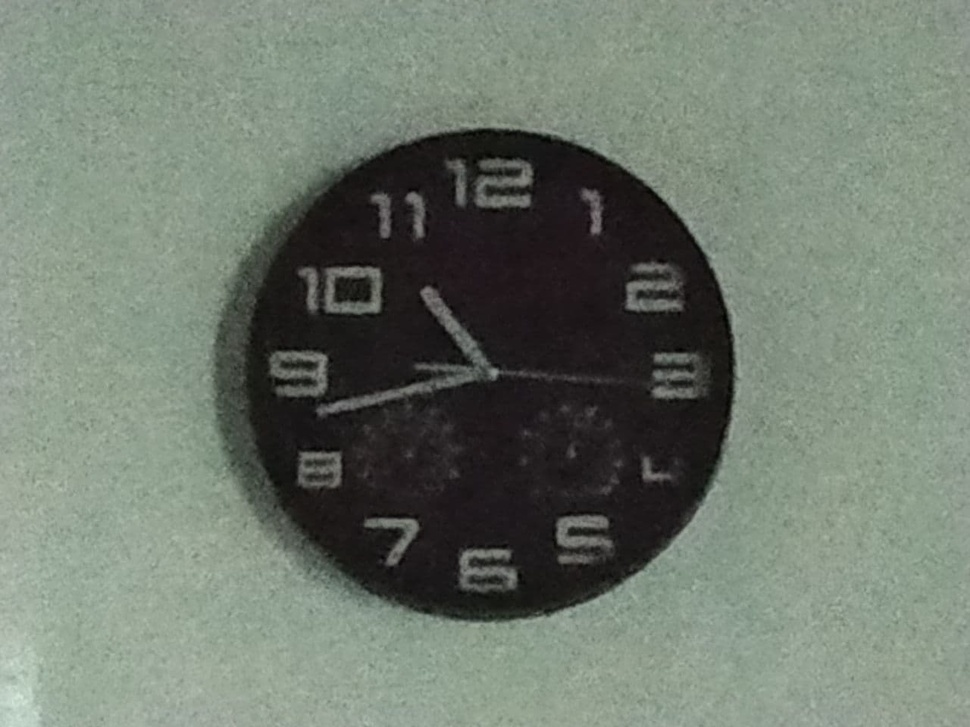
#> input picture clock.jpg, 970 x 727 px, shrunk from 1280 x 960 before the run
$ jupyter execute lw1_fft_filters_basics.ipynb
#> lines starting #> are read from the running program, lines starting #| are printed output that depends on the picture
### gaussian_low_pass.py
import math

import numpy as np


def distance(point1, point2):
    return math.sqrt(
        (point1[0] - point2[0]) ** 2 + (point1[1] - point2[1]) ** 2
    )


def gaussian_low_pass(D0, imgShape):
    base = np.zeros(imgShape[:2])
    rows, cols = imgShape[:2]
    center = (rows / 2, cols / 2)
    for x in range(cols):
        for y in range(rows):
            base[y, x] = math.exp(
                ((-distance((y, x), center) ** 2) / (2 * (D0 ** 2)))
            )
    return base

### lw1_fft_filters_basics.ipynb
[cell 1]
import cv2
import numpy as np
import matplotlib.pyplot as plt

from gaussian_low_pass import gaussian_low_pass

[cell 2]
img = cv2.imread("clock.jpg")
#> img is the input picture: shape (727, 970, 3); mean B, G, R 110.3, 121.9, 112
img_grayscale = cv2.cvtColor(img, cv2.COLOR_RGB2GRAY)

[cell 3]
plt.figure(figsize=(6.4*3, 4.8*3), constrained_layout=False)

plt.subplot(121), plt.imshow(img), plt.title("Original Image")
plt.subplot(122), plt.imshow(img_grayscale, "gray"), plt.title("Grayscale Image")

plt.show()
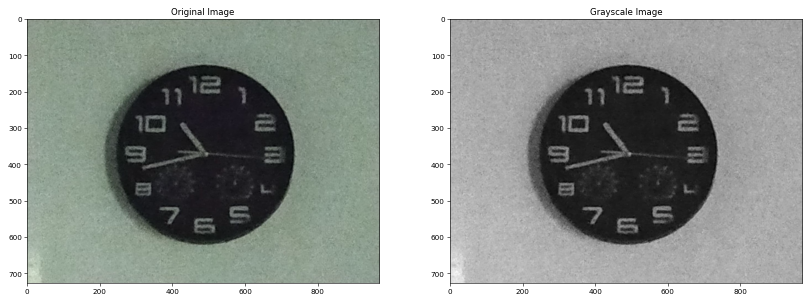
#> figure drawn by matplotlib, 2 panels; B, G, R data is drawn as R, G, B

[cell 4]
img_fft2 = np.fft.fft2(img_grayscale)
img_fft2_shifted = np.fft.fftshift(img_fft2)

[cell 5]
plt.figure(figsize=(6.4*3, 4.8*3), constrained_layout=False)

plt.subplot(121), plt.imshow(np.log(1 + np.abs(img_fft2)), "gray"), plt.title("Spectrum")
plt.subplot(122), plt.imshow(np.log(1 + np.abs(img_fft2_shifted)), "gray"), plt.title("Shifted Spectrum")

plt.show()
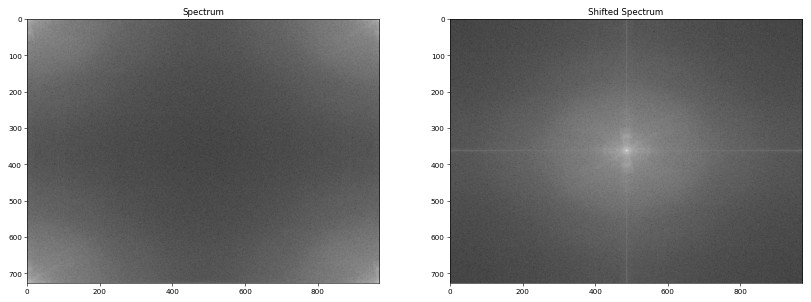
#> figure drawn by matplotlib, 2 panels

[cell 6]
img_fft2_ifft2 = np.fft.ifft2(img_fft2)
img_fft2_shifted_ifft2 = np.fft.ifft2(img_fft2_shifted)

[cell 7]
plt.figure(figsize=(6.4*3, 4.8*3), constrained_layout=False)

plt.subplot(121), plt.imshow(np.abs(img_fft2_ifft2), "gray"), plt.title("ifft2(Spectrum)")
plt.subplot(122), plt.imshow(np.abs(img_fft2_shifted_ifft2), "gray"), plt.title("ifft2(Shifted Spectrum)")

plt.show()
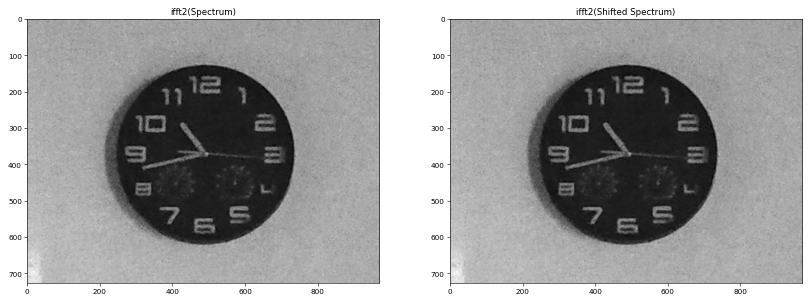
#> figure drawn by matplotlib, 2 panels

[cell 8]
plt.figure(figsize=(20, 5), constrained_layout=False)

plt.subplot(141), plt.imshow(gaussian_low_pass(1, (300, 300)), "gray"), plt.title("Gaussian Low Pass, D=1")
plt.subplot(142), plt.imshow(gaussian_low_pass(10, (300, 300)), "gray"), plt.title("Gaussian Low Pass, D=10")
plt.subplot(143), plt.imshow(gaussian_low_pass(25, (300, 300)), "gray"), plt.title("Gaussian Low Pass, D=25")
plt.subplot(144), plt.imshow(gaussian_low_pass(50, (300, 300)), "gray"), plt.title("Gaussian Low Pass, D=50")

plt.show()
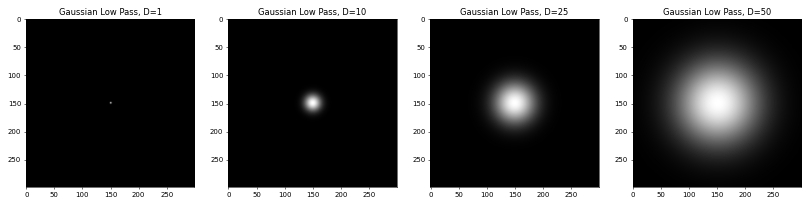
#> figure drawn by matplotlib, 4 panels
